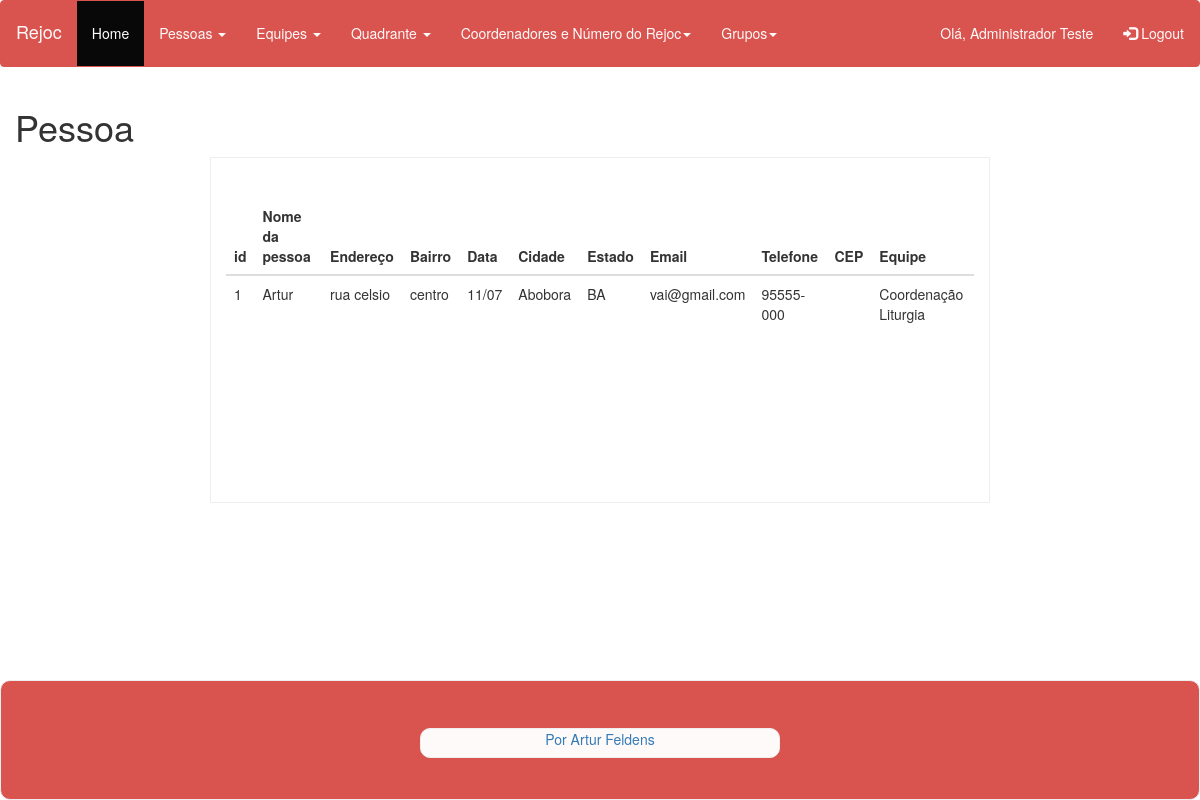
Screenshot of /view/pessoa/listaUm.php?id=1 (signed in) with the database file from the repository.
### tables this page shows
CREATE TABLE IF NOT EXISTS `pessoas` (
  `id_pessoa` int(11) NOT NULL AUTO_INCREMENT,
  `id_equipe` int(11) NOT NULL,
  `id_estado` int(11) NOT NULL,
  `id_cidade` int(11) NOT NULL,
  `nome_pessoa` varchar(45) NOT NULL,
  `dia_nasc` varchar(2) NOT NULL,
  `endereco` varchar(45) NOT NULL,
  `cep` varchar(9) NOT NULL,
  `fone` varchar(45) NOT NULL,
  `email` varchar(45) NOT NULL,
  `bairro` varchar(45) NOT NULL,
  `mes_nasc` varchar(2) NOT NULL,
  PRIMARY KEY (`id_pessoa`,`id_equipe`,`id_estado`,`id_cidade`),
  KEY `fk_pessoas_equipes1_idx` (`id_equipe`),
  KEY `fk_pessoas_cidades1_idx` (`id_cidade`,`id_estado`)
);

CREATE TABLE IF NOT EXISTS `cidades` (
  `id_cidade` int(11) NOT NULL AUTO_INCREMENT,
  `id_estado` int(11) NOT NULL,
  `uf` varchar(45) NOT NULL,
  `nome_cidade` varchar(45) NOT NULL,
  PRIMARY KEY (`id_cidade`,`id_estado`),
  KEY `fk_cidades_estados1_idx` (`id_estado`)
);

CREATE TABLE IF NOT EXISTS `estados` (
  `id_estado` int(11) NOT NULL,
  `uf` varchar(45) DEFAULT NULL,
  `nome_estado` varchar(45) DEFAULT NULL,
  PRIMARY KEY (`id_estado`)
);

CREATE TABLE IF NOT EXISTS `equipes` (
  `id_equipe` int(11) NOT NULL AUTO_INCREMENT,
  `nome_equipe` varchar(45) NOT NULL,
  `ordem_equipe` int(11) NOT NULL,
  PRIMARY KEY (`id_equipe`)
);

### model/dataBase.php (called while the page is built, shortened)
<?php
class Database {
    private $connection;
    function __construct()
    {
        $database = [
            'server'  => 'localhost',
            'user'    => 'root',
            'password'=> '',
            'db'      => 'rejoc'
        ];
        $server   = $database['server'];
        $user     = $database['user'];
        $password = $database['password'];
        $db       = $database['db'];
        $this->connection = mysqli_connect($server,$user,$password,$db);
    }
    public function getConnection()
    {
        return $this->connection;
    }
}

### model/pessoaModel.php (called while the page is built, shortened)
<?php
require_once "dataBase.php";
class pessoaModel {
     function listaUm ($id)
    {
        $obj = new Database();
        $sqllistaUm = "SELECT p.id_pessoa, p.nome_pessoa, p.dia_nasc, p.endereco, p.cep, p.fone, p.email, p.bairro, p.mes_nasc, c.nome_cidade, est.uf, eq.nome_equipe FROM pessoas p
            INNER JOIN cidades c on p.id_cidade = c.id_cidade
            INNER JOIN estados est on p.id_estado = est.id_estado
            INNER JOIN equipes eq on p.id_equipe = eq.id_equipe WHERE id_pessoa = '$id'";
        $result = mysqli_query($obj->getConnection(), $sqllistaUm);
        return mysqli_fetch_assoc($result);
    }
}

### view/pessoa/listaUm.php (the view)
<?php include "../../view/layout/header.php";
require_once "../../model/pessoaModel.php";
?>
    <?php $id =  $_GET['id'] ?>
    <h1>
        Pessoa
    </h1>
    <div class="col-lg-8 col-lg-push-2 centro" style="padding-bottom:150px">
                    <table style="margin-top:40px" class="table">
                    <thead>
                    <tr>
                        <th>id</th>
                        <th>Nome da pessoa</th>
                        <th>Endereço</th>
                        <th>Bairro</th>
                        <th>Data</th>
                        <th>Cidade</th>
                        <th>Estado</th>
                        <th>Email</th>
                        <th>Telefone</th>
                        <th>CEP</th>
                        <th>Equipe</th>
                    </tr>
                    </thead>
                    <tbody>
                    <?php
                    $obj = new pessoaModel();
                    $linha = $obj->listaUm($id);
                     ?>
                        <tr>
                                           <td> <?php print $linha["id_pessoa"]; ?></td>
                                            <td> <?php print $linha["nome_pessoa"]; ?></td>
                                            <td> <?php print $linha["endereco"]; ?></td>
                                            <td> <?php print $linha["bairro"]; ?></td>
                                            <td> <?php print $linha["dia_nasc"]; ?>/<?php print $linha["mes_nasc"]; ?></td>
                                            <td> <?php print $linha["nome_cidade"]; ?></td>
                                            <td> <?php print $linha["uf"]; ?></td>
                                            <td> <?php print $linha["email"]; ?></td>
                                            <td> <?php print $linha["cep"]; ?></td>
                                            <td> <?php print $linha["fone"]; ?></td>
                                             <td> <?php print $linha["nome_equipe"]; ?></td>
                         </tr>
                    </tbody>
                </table>
    </div>
 <?php include "../../view/layout/footer.php"; ?>

### rows the page displays
pessoas: id_pessoa "1", nome_pessoa "Artur", endereco "rua celsio", bairro "centro", dia_nasc "11", mes_nasc "07", cidades.nome_cidade "Abobora", estados.uf "BA", email "vai@gmail.com", cep "95555-000", id_equipe.nome_equipe "Coordenação Liturgia"

### other values shown
$_SESSION['UsuarioNome'] "Administrador Teste"
